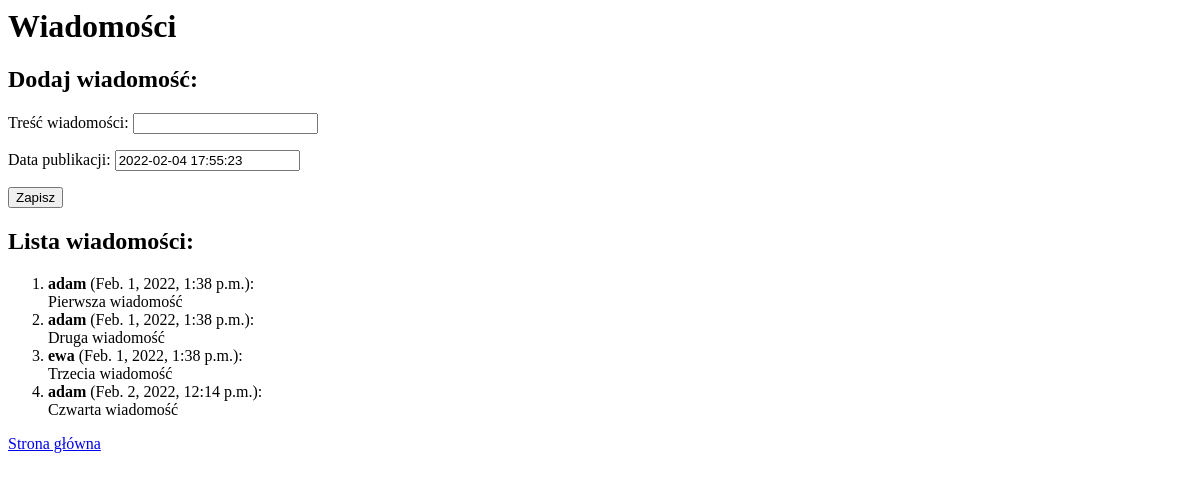
Page /blog_app/dodaj/ (signed in) on the earlier database version.
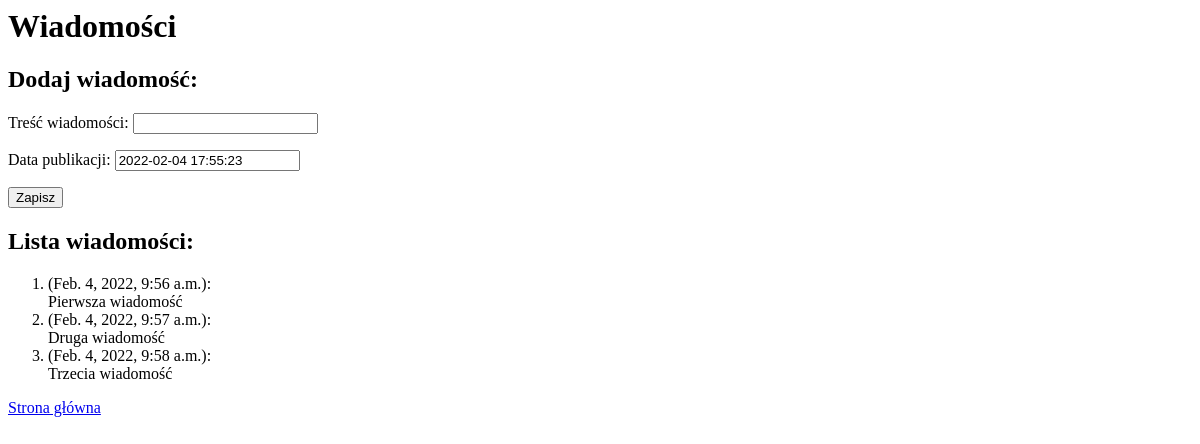
Same page on the later database version.
### blog_app/models.py (models this page shows, shortened)
class Wiadomosc(models.Model):
    tekst = models.CharField('treść wiadomości', max_length=250)
    created_date = models.DateTimeField('data publikacji')
    author = models.ForeignKey(User, on_delete=models.CASCADE, null=True)
    class Meta:
        verbose_name = u'wiadomość'  # nazwa obiektu w języku polskim
        verbose_name_plural = u'wiadomości'  # nazwa obiektów w l.m.
        ordering = ['created_date']  # domyślne porządkowanie danych

### blog_app/views.py (the view, shortened to what this page needs)
class DodajWiadomosc(CreateView):
    model = Wiadomosc
    fields = ['tekst', 'created_date']
    context_object_name = 'wiadomosci'
    success_url = '/blog_app/dodaj'
    def get_initial(self):
        initial = super(DodajWiadomosc, self).get_initial()
        initial['created_date'] = timezone.now()
        return initial
    def get_context_data(self, **kwargs):
        context = super(DodajWiadomosc, self).get_context_data(**kwargs)
        context['wiadomosci'] = Wiadomosc.objects.all()
        return context

### blog_app/templates/blog_app/wiadomosc_form.html (shortened to what this page needs)
<html>
  <body>
    <h1>Wiadomości</h1>
    <h2>Dodaj wiadomość:</h2>
    <form method="POST">
      {{ form.as_p }}
      <button type="submit">Zapisz</button>
    </form>
    <h2>Lista wiadomości:</h2>
      <ol>
        {% for wiadomosc in wiadomosci %}
        <li>
          <strong>{{ wiadomosc.author.username }}</strong> ({{ wiadomosc.created_date }}):
          <br /> {{ wiadomosc.tekst }}
        </li>
        {% endfor %}
      </ol>
    <p><a href="{% url 'blog_app:home' %}">Strona główna</a></p>
  </body>
</html>

Differences in the rows shown:
removed Wiadomosc: author.username "adam", created_date "Feb. 1, 2022, 1:38 p.m.", tekst "Pierwsza wiadomość"
removed Wiadomosc: author.username "adam", created_date "Feb. 1, 2022, 1:38 p.m.", tekst "Druga wiadomość"
removed Wiadomosc: author.username "ewa", created_date "Feb. 1, 2022, 1:38 p.m.", tekst "Trzecia wiadomość"
removed Wiadomosc: author.username "adam", created_date "Feb. 2, 2022, 12:14 p.m.", tekst "Czwarta wiadomość"
added Wiadomosc: created_date "Feb. 4, 2022, 9:56 a.m.", tekst "Pierwsza wiadomość"
added Wiadomosc: created_date "Feb. 4, 2022, 9:57 a.m.", tekst "Druga wiadomość"
added Wiadomosc: created_date "Feb. 4, 2022, 9:58 a.m.", tekst "Trzecia wiadomość"
